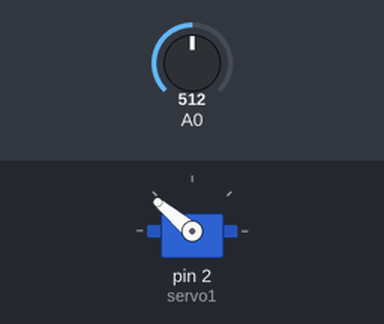
Simulated run of this sketch. Board: Arduino Uno, built with avr-gcc and run on an emulated ATmega328P. On the bench: servo. The test bench sets the inputs (shaded band); at power-on: A0 = 512.

Above: at 1.2 s.
1.3 s: A0 set to 716
At 2.3 s:
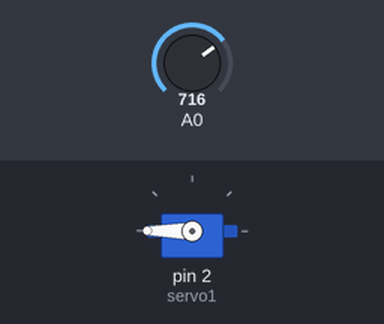
2.8 s: A0 set to 511
At 3.2 s:
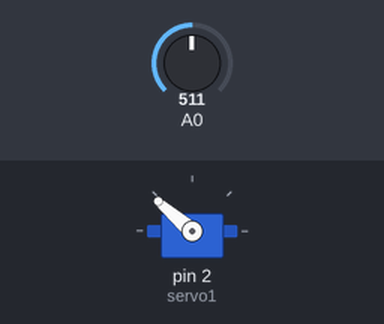
4.3 s: A0 set to 306
At 4.6 s:
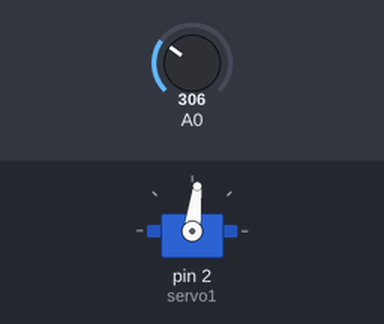
5.8 s: A0 set to 122
At 6.6 s:
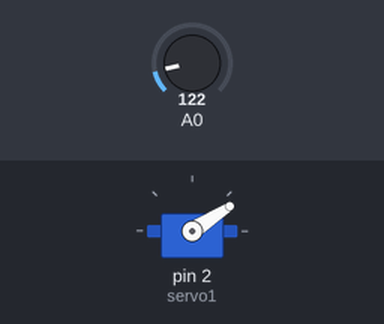
7.3 s: A0 set to 0
At 8.0 s:
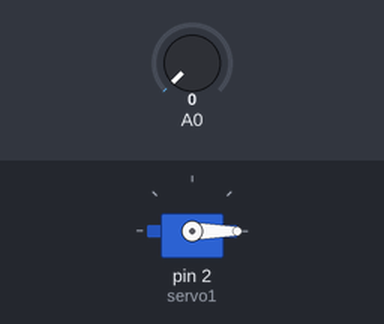
8.8 s: A0 set to 900
At 10.1 s:
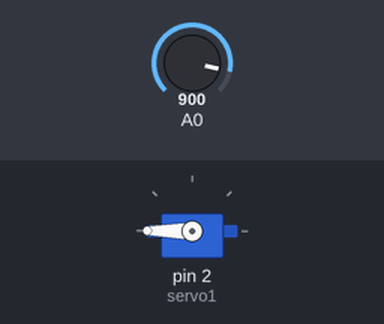
Timing chart, 0 to 11.3 s (numbered marks = the images above; inputs shaded):
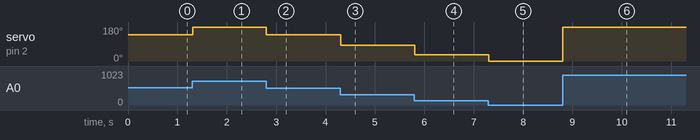

Measured:
- after the input at 1.3 s, servo on pin 2 (servo1): 140° → 180° at once
- after the input at 2.8 s, servo on pin 2 (servo1): 180° → 139° at once
- after the input at 4.3 s, servo on pin 2 (servo1): 139° → 83° at once
- after the input at 5.8 s, servo on pin 2 (servo1): 83° → 33° at once
- after the input at 7.3 s, servo on pin 2 (servo1): 33° → 0° at once
- after the input at 8.8 s, servo on pin 2 (servo1): 0° → 180° at once

The sketch:

servol2.ino
```cpp
#include <Servo.h>

// C++ code
//

Servo servo1;

void setup()
{
  servo1.attach(2);
}

void loop()
{
 int pot1 = analogRead(A0);

  int aci1 = map(pot1,0,1023,0,280);

  servo1.write(aci1);
  delay(15);
}
```
